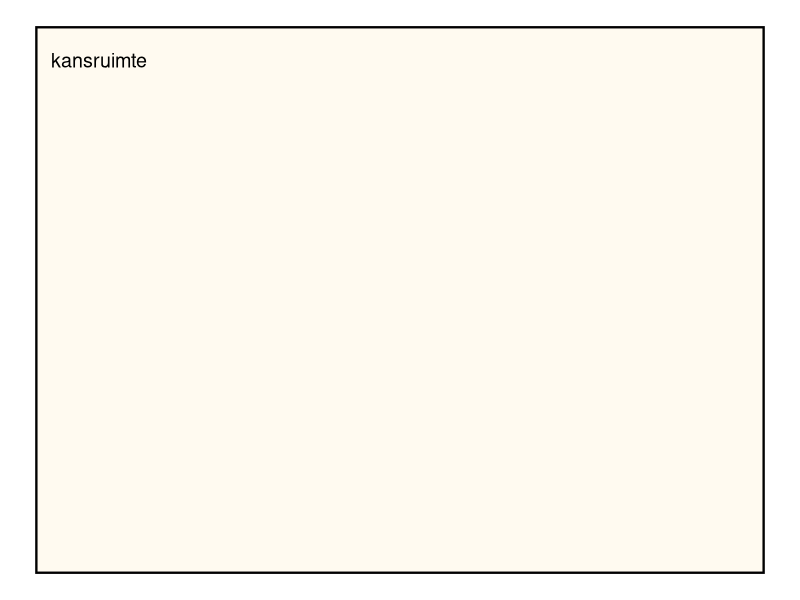
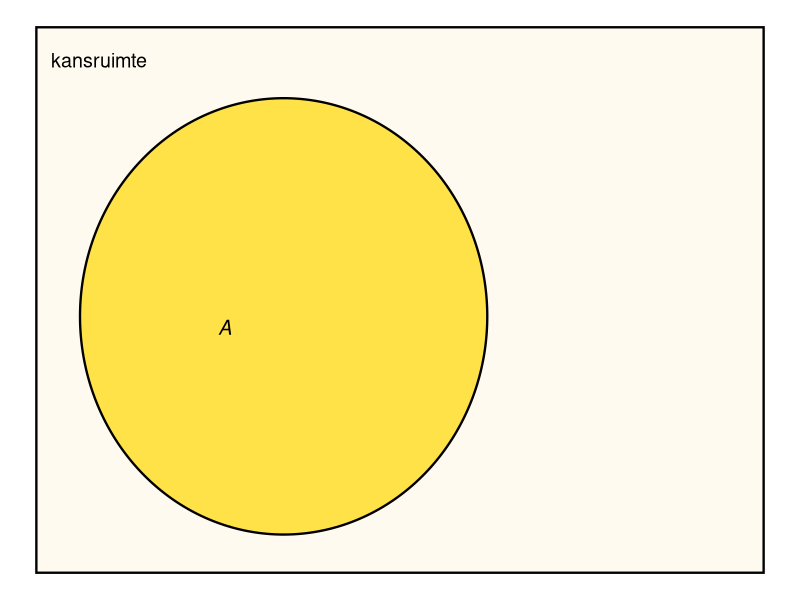
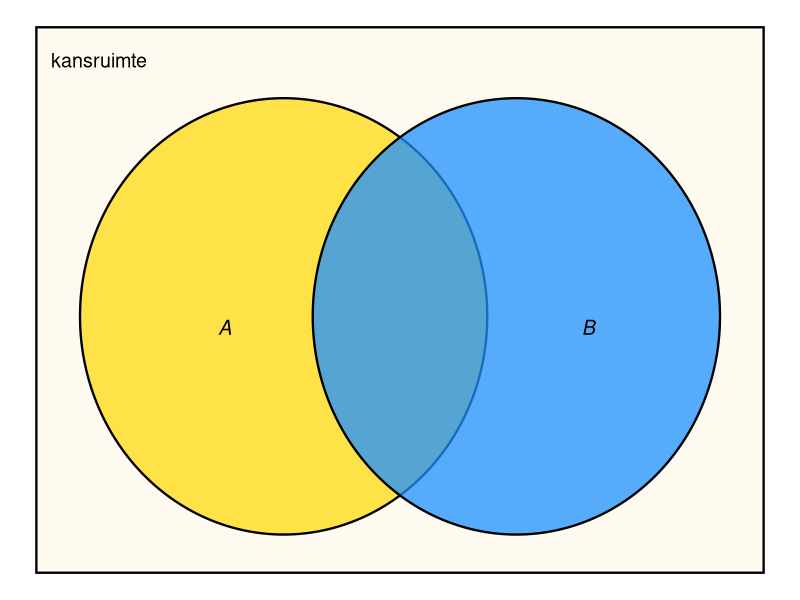
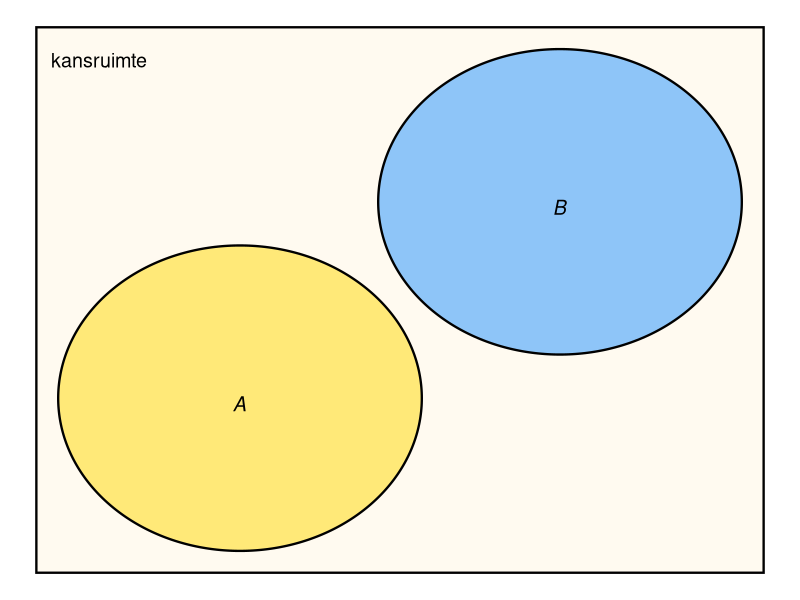
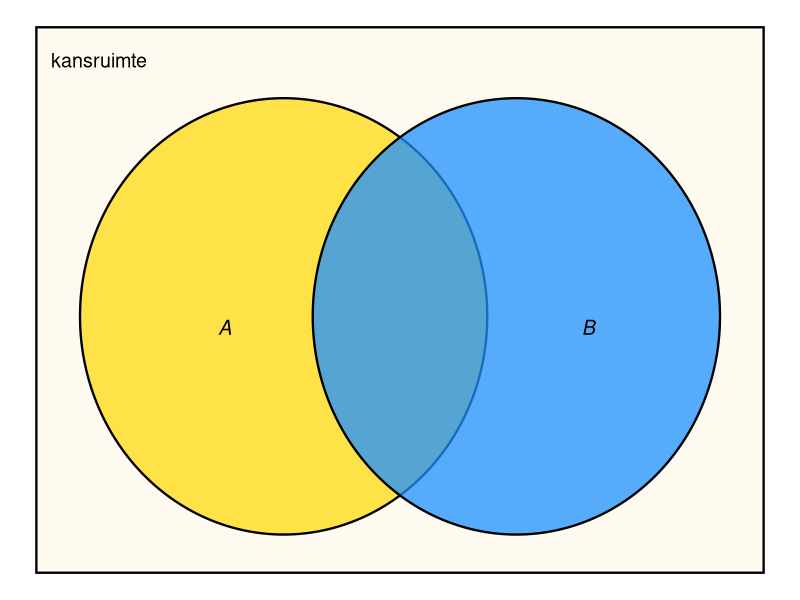
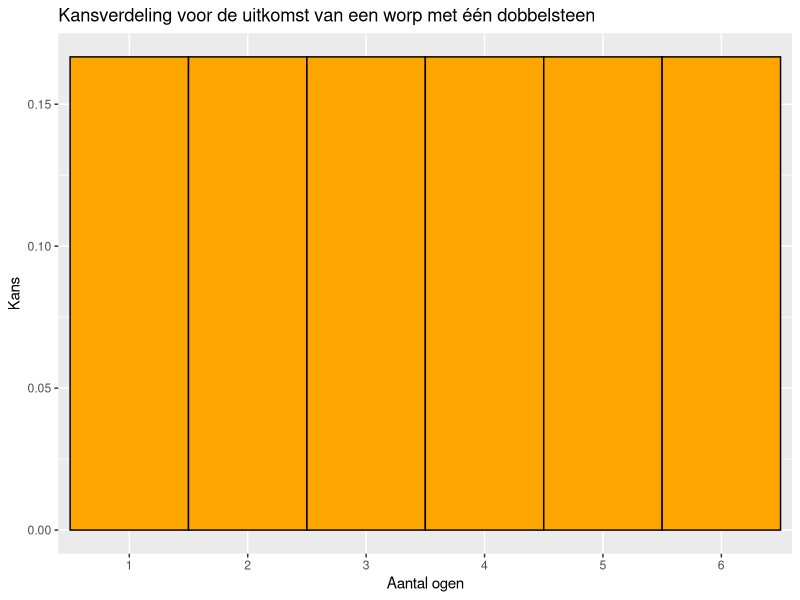
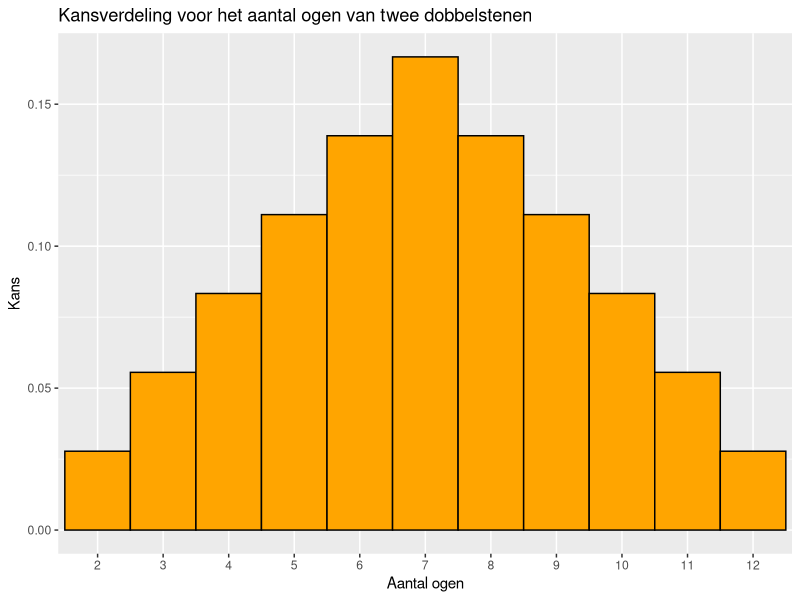
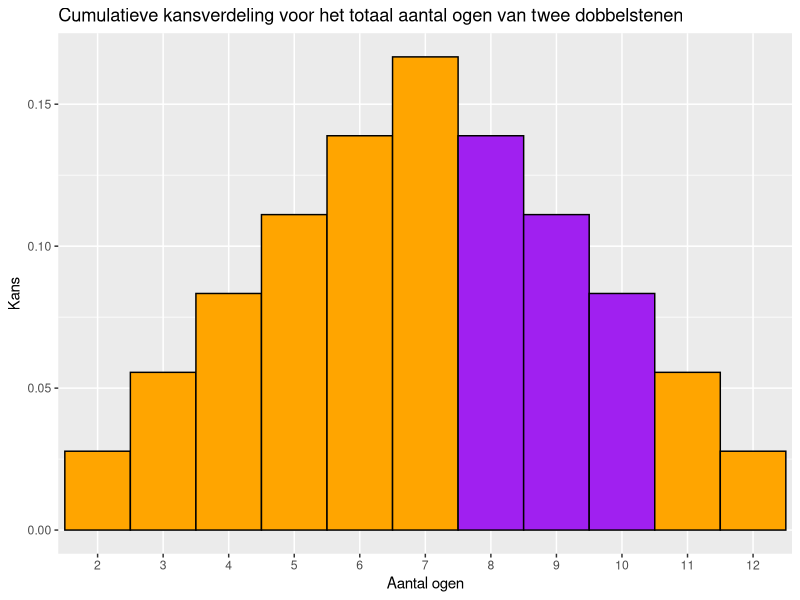

R code for these plots, in order:
## ---- chunk 1
#| code-fold: true
#| warning: false
#| fig-cap: "Een minimaal Venn-diagram. Het rechthoek stelt de volledige kansruimte voor."
#| label: fig-venn

library(ggforce)

kleurKansruimte <- "FloralWhite"

kansruimte <- ggplot() +  
  geom_rect(
    aes(xmin = 0, ymin = 0, xmax= 100, ymax = 100),
    fill = kleurKansruimte, color = "black", size = .8
    ) +
  annotate(
    "text", 
    x = 2, y = 94, 
    label = "kansruimte", 
    color = "black", 
    hjust = 0, 
    size = 5
    ) +
  theme_void()

kansruimte
## ---- chunk 2
#| code-fold: true
#| warning: false
#| fig-cap: "Venn-diagram met gebeurtenis $A$."
#| label: fig-vennA

kleurA <- "Gold"

A <- kansruimte +
  geom_ellipse(
    aes(x0 = 34, y0 = 47, a = 28,  b = 40,  angle = 0), 
    fill = kleurA , alpha = 0.7, size = .8
    ) +
  annotate(
    "text", 
    x = 25, y = 45, 
    label = expression(italic(A)), 
    color = "black", 
    hjust = 0, 
    size = 5
    )

A

## ---- chunk 3
#| code-fold: true
#| warning: false
#| fig-cap: "Venn-diagram met twee gebeurtenissen: $A$ en $B$."
#| label: fig-vennAB

kleurB <- "DodgerBlue"

AB <- A + 
  geom_ellipse(
    aes(x0 = 66, y0 = 47, a = 28,  b = 40,  angle = 0), 
    fill = kleurB, alpha = 0.75, size = .8
    ) +
  annotate(
    "text", 
    x = 75, y = 45, 
    label = expression(italic(B)), 
    color = "black", 
    hjust = 0, 
    size = 5
    )

AB

## ---- chunk 4
#| code-fold: true
#| warning: false
#| fig-cap: "Venn-diagram. De gebeurtenissen $A$ en $B$ sluiten elkaar uit."
#| label: fig-uitsluiten

kansruimte + 
  geom_ellipse(
    aes(x0 = 28, y0 = 32, a = 25,  b = 28,  angle = 0), 
    fill = kleurA, alpha = 0.5, size = 0.8
    ) + 
  geom_ellipse(
    aes(x0 = 72, y0 = 68, a = 25,  b = 28,  angle = 0), 
    fill = kleurB, alpha = 0.5, size = 0.8
    ) +
  theme_void() +
  annotate(
    "text", 
    x = 27, y = 31, 
    label = expression(italic(A)), 
    color = "black", 
    hjust = 0, 
    size = 5
    ) +
  annotate(
    "text", 
    x = 71, y = 67, 
    label = expression(italic(B)), 
    color = "black", 
    hjust = 0, 
    size = 5
    )
## ---- chunk 5
#| code-fold: true
#| warning: false
#| fig-cap: "Venn-diagram.Voor de kans op $A$ of $B$ moet het groene gebied één keer worden meegeteld!"
#| label: fig-vennAB2

AB

## ---- chunk 6
#| code-fold: true
#| warning: false
#| fig-cap: "Kansverdeling: de kansen bij het gooien van één dobbelsteen."
#| label: fig-uniform-dobbelsteen
#| width: 4

uitkomsten <- seq(1, 6)
kansen <- rep(1/6, 6)
kansenDobbelsteen <- data.frame(
  uitkomsten = factor(uitkomsten),
  kansen
  )
library(ggplot2)
ggplot(
  kansenDobbelsteen, 
  aes(x = uitkomsten, y = kansen)
) +
  geom_bar(
    stat = "identity", 
    width = 1, 
    fill = "orange", 
    color = "black") +
  labs(
    title = "Kansverdeling voor de uitkomst van een worp met één dobbelsteen",
    x = "Aantal ogen",
    y = "Kans"
    )

## ---- chunk 7
#| code-fold: true
#| warning: false
#| fig-cap: "Kansverdeling: de som van twee dobbelstenen."
#| label: fig-kansverdeling-twee-dobbelstenen
#| width: 4

uitkomsten <- seq(2, 12)
kansen <- pmin(uitkomsten - 1, 13 - uitkomsten)/36
kansenDobbelsteen <- data.frame(
  uitkomsten = factor(uitkomsten), 
  kansen
  )
library(ggplot2)
ggplot(
  kansenDobbelsteen, 
  aes(x = uitkomsten, y = kansen)
) +
  geom_bar(
    stat = "identity", 
    width = 1, 
    fill = "orange", 
    color = "black") +
  labs(
    title = "Kansverdeling voor het aantal ogen van twee dobbelstenen",
    x = "Aantal ogen",
    y = "Kans"
  )

## ---- chunk 8
#| code-fold: true
#| warning: false
#| fig-cap: "Kansverdeling: de som van twee dobbelstenen."
#| label: fig-kansverdeling-twee-dobbelstenen-bars
#| width: 4

uitkomsten <- seq(2, 12)
kansen <- pmin(uitkomsten - 1, 13 - uitkomsten)/36
kleur <- rep("orange", 11)
kleur[7:9] <- "purple"
kansenDobbelsteen <- data.frame(
  uitkomsten = factor(uitkomsten), 
  kansen,
  kleur
)
ggplot(
  kansenDobbelsteen,
  aes(x = uitkomsten, y = kansen)
) +
  geom_bar(
    stat = "identity", 
    width = 1, 
    fill = kleur, 
    color = "black") +
  labs(
    title = "Cumulatieve kansverdeling voor het totaal aantal ogen van twee dobbelstenen",
    x = "Aantal ogen",
    y = "Kans"
  )

## ---- chunk 9
#| code-fold: true
#| warning: false
#| fig-cap: "Kansverdeling: de som van twee dobbelstenen."
#| label: fig-cumulverdeling-twee-dobbelstenen-bars
#| width: 4
    
uitkomsten <- seq(2, 12)
kansen <- cumsum(pmin(uitkomsten - 1, 13 - uitkomsten)/36)
kleur <- rep("orange", 11)
kleur[7:9] <- "orange"
kansenDobbelsteen <- data.frame(
uitkomsten = factor(uitkomsten), 
kansen,
kleur
)
ggplot(
  kansenDobbelsteen,
  aes(x = uitkomsten, y = kansen)
  ) +
  geom_bar(
    stat = "identity", 
    width = 1, 
    fill = kleur, 
    color = "black") +
    labs(
      title = "Cumulatieve verderling voor het aantal ogen van twee dobbelstenen",
      x = "Aantal ogen",
      y = "Cumulatieve kans"
    )
    
## ---- chunk 10
#| code-fold: true
#| warning: false
#| fig-cap: "De normale verdeling."
#| label: fig-normale-verdeling
#| width: 5

#library(grid)

# Create a data frame for the standard normal distribution
x <- seq(-3.5, 3.5, length.out = 200)
data <- data.frame(x = x, y = dnorm(x))

h <- exp(-0.5)/sqrt(2*pi)

  ggplot(data, aes(x, y)) +
  geom_line(color = "black", linewidth = 1) + # Standard normal curve
  geom_area(data = subset(data, x >= -1 & x <= 1), aes(x, y), fill = "orange", alpha = 0.4) + # Area between -1 and 1
  geom_segment(
    aes(x = 0, xend = -1, y = h, yend = h), 
    arrow = arrow(length = unit(0.2, "cm")), 
    color = "black", 
    linewidth = 0.8) + # Arrow
  #  annotate("text", x = -0.5, y = 0.03, label = "x == -1 %->% x == 0", 
  #           parse = TRUE, hjust = 0.5, color = "red", size = 4) + # Annotation for the arrow
  scale_x_continuous(
    breaks = c(-2, -1, 0, 1, 2), 
    labels = c(expression(-2 * sigma), expression(-sigma), expression(mu), expression(sigma), expression(2*sigma))
  ) + # Label for x = 0 as µ
  scale_y_continuous(labels = NULL, breaks = NULL) + # Remove y-axis numbers
  theme_classic() +
  labs(y = "Kansdichtheid", x = expression(x)) + # Add y-axis label
  theme_minimal() +
  theme(axis.text.x = element_text(size = 14),
        axis.text.y = element_blank(), # Remove y-axis text
        axis.ticks.y = element_blank(), # Remove y-axis ticks
        axis.line.y = element_line(),
        axis.line.x = element_line(),
        axis.title.y = element_text(size = 12, angle = 90), # Style y-axis label
        axis.title = element_text(size = 14),
        panel.grid = element_blank())
## ---- chunk 11
#| label: fig-t
#| fig-cap: "Verschillende $t$-verdelingen en de standaard-normale verdeling"
#| warning: false
#| code-fold: true
#| fig-height: 4

t_values <- seq(-3.5, 3.5, by = 0.1)
z_values <- seq(-3.5, 3.5, by = 0.1)

dataframe <- data.frame(
  t = c(z_values, rep(t_values, 3)),
  prob = c(
    dnorm(z_values),
    dt(t_values, df = 2),
    dt(t_values, df = 5),
    dt(t_values, df = 20)
  ),
  df = factor(
    c(
      rep("standaard-normaal", length(z_values)),
      rep("df = 2", length(t_values)),
      rep("df = 5", length(t_values)),
      rep("df = 20", length(t_values))
    ),
    levels = c(
      "df = 2", "df = 5", "df = 20", "standaard-normaal"
    )
  ) 
)

ggplot(
  dataframe, 
  aes(
    x = t, y = prob, 
    group = df, color = df, linewidth = df, linetype = df)
) +
  geom_line(
  ) +
  scale_color_manual(
    values = c( rep("black", 3), "#e8601d")
  ) + 
  scale_linewidth_manual(
    values = c(1, 1, 1, 1.2)
  ) +
  scale_linetype_manual(
    values = c(
      "df = 2"="longdash", 
      "df = 5"="dashed", 
      "df = 20"="dotted",
      "standaard-normaal"="solid" 
    )
  ) +
  labs(
    x = expression(italic(t)),
    y = "kansdichtheid"
  )
